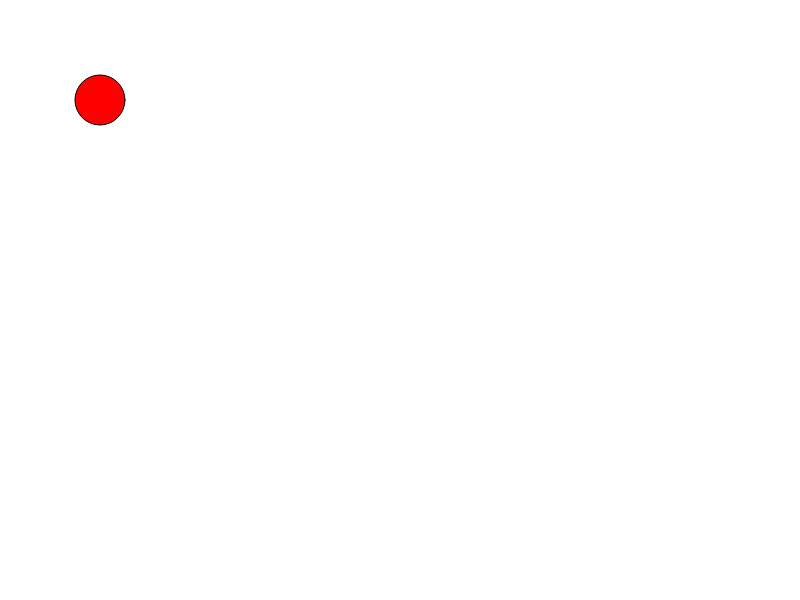
Frame 1 (no input)
Frame 60 (no input): identical to frame 1, image omitted
Frame 120 (the mouse pressed at the canvas centre since frame 60): identical to frame 1, image omitted

The p5.js sketch that drew this single still picture (run headless with seeded random() and noise() and a simulated clock; from frame 60 on, the mouse is pressed at the canvas centre):

// p5.js sketch
// ── sketch.js
// Create a Global Variable for a shape
var x = 100
var y = 100
var size = 50

function setup() {
  // put setup code here
  createCanvas(800,600);
}

function draw() {
  // put drawing code here

  

  background(255);

  fill(255,0,0);
  ellipse(x,y,size);

  if (keyIsDown(LEFT_ARROW)) {
    x = x - 5;
  }
  if (keyIsDown(RIGHT_ARROW)) {
    x = x + 5
  }
  if (keyIsDown(UP_ARROW)) {
    y = y - 5
  }
  if (keyIsDown(DOWN_ARROW)) {
    y = y + 5
  }
}
